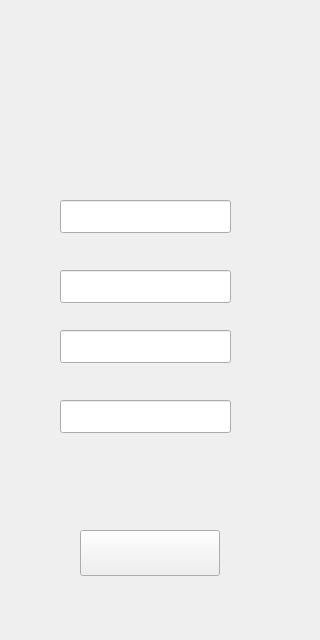
<?xml version="1.0" encoding="UTF-8"?>
<ui version="4.0">
 <class>loginwindow</class>
 <widget class="QWidget" name="loginwindow">
  <property name="geometry">
   <rect>
    <x>0</x>
    <y>0</y>
    <width>320</width>
    <height>640</height>
   </rect>
  </property>
  <property name="sizePolicy">
   <sizepolicy hsizetype="Preferred" vsizetype="Preferred">
    <horstretch>0</horstretch>
    <verstretch>0</verstretch>
   </sizepolicy>
  </property>
  <property name="minimumSize">
   <size>
    <width>320</width>
    <height>640</height>
   </size>
  </property>
  <property name="maximumSize">
   <size>
    <width>320</width>
    <height>640</height>
   </size>
  </property>
  <property name="windowTitle">
   <string>Form</string>
  </property>
  <widget class="QLineEdit" name="ID">
   <property name="geometry">
    <rect>
     <x>60</x>
     <y>200</y>
     <width>171</width>
     <height>33</height>
    </rect>
   </property>
   <property name="font">
    <font>
     <family>Microsoft YaHei UI</family>
     <weight>75</weight>
     <bold>true</bold>
    </font>
   </property>
   <property name="styleSheet">
    <string notr="true">border-image: url(:/img/trn new.png);</string>
   </property>
   <property name="text">
    <string/>
   </property>
   <property name="alignment">
    <set>Qt::AlignCenter</set>
   </property>
  </widget>
  <widget class="QLineEdit" name="pw1">
   <property name="geometry">
    <rect>
     <x>60</x>
     <y>330</y>
     <width>171</width>
     <height>33</height>
    </rect>
   </property>
   <property name="font">
    <font>
     <family>Microsoft YaHei UI</family>
     <weight>75</weight>
     <bold>true</bold>
    </font>
   </property>
   <property name="styleSheet">
    <string notr="true">border-image: url(:/img/trn new.png);</string>
   </property>
   <property name="text">
    <string/>
   </property>
   <property name="alignment">
    <set>Qt::AlignCenter</set>
   </property>
  </widget>
  <widget class="QLineEdit" name="pw2">
   <property name="geometry">
    <rect>
     <x>60</x>
     <y>400</y>
     <width>171</width>
     <height>33</height>
    </rect>
   </property>
   <property name="font">
    <font>
     <family>Microsoft YaHei UI</family>
     <weight>75</weight>
     <bold>true</bold>
    </font>
   </property>
   <property name="styleSheet">
    <string notr="true">border-image: url(:/img/trn new.png);</string>
   </property>
   <property name="text">
    <string/>
   </property>
   <property name="alignment">
    <set>Qt::AlignCenter</set>
   </property>
  </widget>
  <widget class="QPushButton" name="pushButton">
   <property name="geometry">
    <rect>
     <x>80</x>
     <y>530</y>
     <width>140</width>
     <height>46</height>
    </rect>
   </property>
   <property name="styleSheet">
    <string notr="true">border-image: url(:/img/9.png);</string>
   </property>
   <property name="text">
    <string/>
   </property>
  </widget>
  <widget class="QLineEdit" name="username">
   <property name="geometry">
    <rect>
     <x>60</x>
     <y>270</y>
     <width>171</width>
     <height>33</height>
    </rect>
   </property>
   <property name="font">
    <font>
     <family>Microsoft YaHei UI</family>
     <weight>75</weight>
     <bold>true</bold>
    </font>
   </property>
   <property name="styleSheet">
    <string notr="true">border-image: url(:/img/trn new.png);</string>
   </property>
   <property name="text">
    <string/>
   </property>
   <property name="alignment">
    <set>Qt::AlignCenter</set>
   </property>
  </widget>
  <widget class="QLabel" name="beiji">
   <property name="geometry">
    <rect>
     <x>0</x>
     <y>-30</y>
     <width>321</width>
     <height>641</height>
    </rect>
   </property>
   <property name="styleSheet">
    <string notr="true"/>
   </property>
   <property name="text">
    <string/>
   </property>
   <property name="pixmap">
    <pixmap>:/new/background/2.jpg</pixmap>
   </property>
   <property name="scaledContents">
    <bool>true</bool>
   </property>
  </widget>
  <widget class="QLabel" name="label_4">
   <property name="geometry">
    <rect>
     <x>10</x>
     <y>170</y>
     <width>291</width>
     <height>321</height>
    </rect>
   </property>
   <property name="styleSheet">
    <string notr="true">border-image: url(:/img/1877.png);</string>
   </property>
   <property name="text">
    <string/>
   </property>
  </widget>
  <zorder>beiji</zorder>
  <zorder>label_4</zorder>
  <zorder>ID</zorder>
  <zorder>pw1</zorder>
  <zorder>pw2</zorder>
  <zorder>pushButton</zorder>
  <zorder>username</zorder>
 </widget>
 <resources/>
 <connections/>
</ui>
